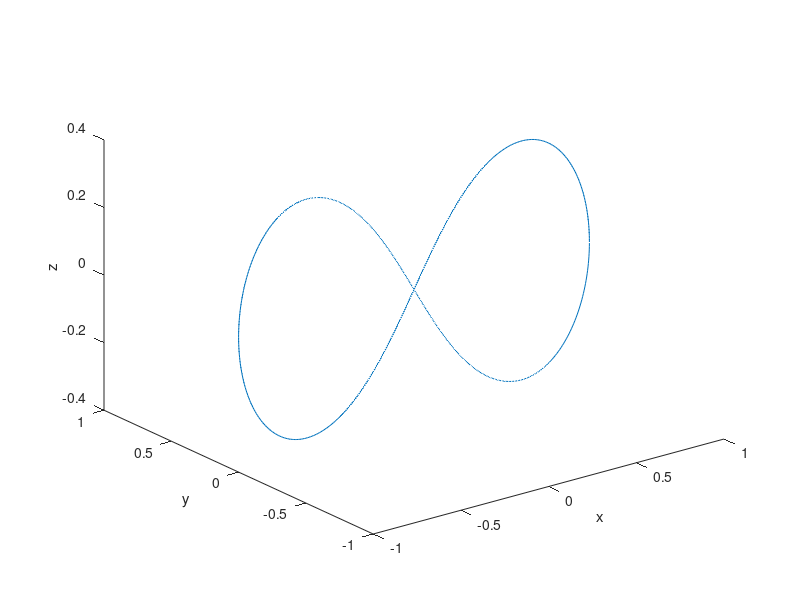

Write the MATLAB code that produced this figure.
close all;
clear;

a = 1;
time = 0:0.01:10;
x = a*cos(time)./(1 + sin(time).^2);
y = zeros(size(time));
z = a*sin(time).*cos(time)./(1 + sin(time).^2);

plot3(x, y, z);
xlabel('x');
ylabel('y');
zlabel('z');